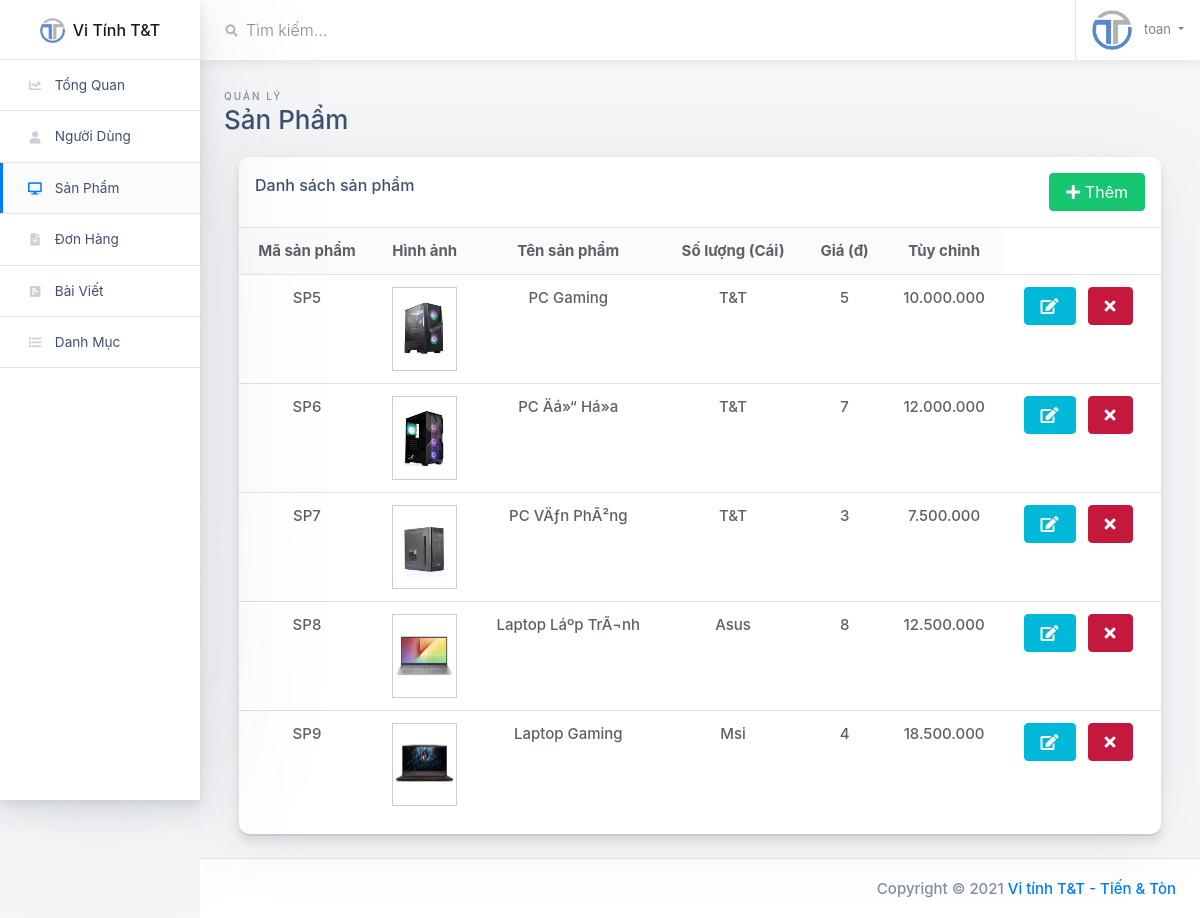
The page /admin/view/ds-sp.php (signed in) on the database its author committed.
### tables this page shows
CREATE TABLE IF NOT EXISTS `sanpham` (
  `masp` int(10) NOT NULL AUTO_INCREMENT,
  `tensp` varchar(150) NOT NULL,
  `madmsp` int(10) NOT NULL,
  `baohanh` tinyint(2) NOT NULL,
  `soluong` int(10) NOT NULL,
  `dongia` double NOT NULL,
  `mota` varchar(500) DEFAULT NULL,
  `hinh` varchar(150) NOT NULL,
  PRIMARY KEY (`masp`),
  KEY `madmsp` (`madmsp`)
);

CREATE TABLE IF NOT EXISTS `danhmucsp` (
  `madmsp` int(10) NOT NULL AUTO_INCREMENT,
  `cap` tinyint(1) NOT NULL,
  `ten` varchar(20) NOT NULL,
  `madmspcha` int(10) DEFAULT NULL,
  PRIMARY KEY (`madmsp`)
);

### admin/model/sanpham.php (called while the page is built, shortened)
<?php
class SanPham{
    public function queryLayDanhSachSanPham() {
        $query="SELECT * FROM `sanpham`";
        return $query;
    }
}
?>

### admin/model/database.php (called while the page is built, shortened)
<?php
class Database{
  private $servername;
  private $username;
  private $password;
  private $dbname;
  private $conn;
  public function __construct(){
    $this->servername = "localhost";
    $this->username = "root";
    $this->password = "";
    $this->dbname = "vitinhtt";
  }
  private function ketNoiDB(){
    $host=$this->servername;
    $user=$this->username;
    $pass=$this->password;
    $name=$this->dbname;
    try {
      $this->conn = new PDO("mysql:host=$host;dbname=$name", $user, $pass);
      $this->conn->setAttribute(PDO::ATTR_ERRMODE, PDO::ERRMODE_EXCEPTION);
      return true;
    } catch(PDOException $e) {
      echo "Connection failed: " . $e->getMessage();
      return false;
    }
  }
  private function huyKetNoiDB(){
    $this->conn = null;
  }
  public function timDanhSach($query){
    $flag=$this->ketNoiDB();
    if($flag==true){
      $stmt = $this->conn->prepare($query);
      $stmt->execute();
      $result = $stmt->setFetchMode(PDO::FETCH_ASSOC);
      if($result==true){
        return $stmt->fetchAll();
      }
    }
    return null;
  }
  public function timMotDoiTuong($query){
    $flag=$this->ketNoiDB();
    if($flag==true){
      $stmt = $this->conn->prepare($query);
      $stmt->execute();
      $result = $stmt->setFetchMode(PDO::FETCH_ASSOC);
      $arrDoiTuong=$stmt->fetchAll();
      $dem=count($arrDoiTuong);
      if($result==true && $dem>0){
        return $arrDoiTuong[0];
      }
    }
    return null;
  }
}
?>

### admin/model/danhmucsp.php (called while the page is built, shortened)
<?php
class DanhMucSP
{
    public function queryTimDanhMucSPTheoMa($madmsp)
    {
        $query = "SELECT * FROM `danhmucsp` WHERE madmsp='$madmsp' ";
        return $query;
    }
}

### admin/view/ds-sp.php (the view, shortened to what this page needs)
<!doctype html>
<html class="no-js h-100" lang="en">
<head>
    <?php
    include 'layout/head.php'; ?>
</head>
<body class="h-100">
    <div class="container-fluid">
        <div class="row">
            <?php include 'layout/sidebar.php'; ?>
            <main class="main-content col-lg-10 col-md-9 col-sm-12 p-0 offset-lg-2 offset-md-3">
                <div class="main-navbar sticky-top bg-white">
                    <?php include 'layout/navbar.php'; ?>
                </div>
                <div class="main-content-container container-fluid px-4">
                    <div class="page-header row no-gutters py-4">
                        <div class="col-12 col-sm-4 text-center text-sm-left mb-0">
                            <span class="text-uppercase page-subtitle">Quản lý</span>
                            <h3 class="page-title">Sản Phẩm</h3>
                        </div>
                    </div>
                    <div class="col-12">
                        <div class="card card-small mb-4">
                            <div class="card-header border-bottom">
                                <div class="row">
                                    <div class="col-md-6">
                                        <h6 class="m-0">Danh sách sản phẩm</h6>
                                    </div>
                                    <div class="col-md-6" style="text-align:right">
                                        <a href="them-sp.php" class="mb-2 btn btn-success mr-2 btn-font" style="margin:0 !important;"><i class="fas fa-plus"></i> Thêm</a>
                                    </div>
                                </div>
                            </div>
                            <div class="table-sp">
                                <div class="card-body p-0 pb-3 text-center">
                                    <table class="table mb-0">
                                        <thead class="bg-light">
                                            <tr>
                                                <th scope="col" class="border-0">Mã sản phẩm</th>
                                                <th scope="col" class="border-0">Hình ảnh</th>
                                                <th scope="col" class="border-0">Tên sản phẩm</th>
                                                <th scope="col" class="border-0">Số lượng (Cái)</th>
                                                <th scope="col" class="border-0">Giá (đ)</th>
                                                <th scope="col" class="border-0">Tùy chỉnh</th>
                                            </tr>
                                        </thead>
                                        <tbody><?php
                                                include '../model/database.php';
                                                include '../model/sanpham.php';
                                                include '../model/danhmucsp.php';
                                                $db = new Database();
                                                $SanPham = new SanPham();
                                                $queryLayDanhSachSanPham = $SanPham->queryLayDanhSachSanPham();
                                                $arrSanPham = $db->timDanhSach($queryLayDanhSachSanPham);
                                                if (count($arrSanPham) > 0) {
                                                    foreach ($arrSanPham as $sp) {
                                                        echo '
                                <tr>
                                <td>SP' . $sp['masp'] . '</td>
                                <td><img class="hinh-anh" src="../../view/img/uploads/' . $sp['hinh'] . '"></td>
                                <td>' . $sp['tensp'] . '</td>
                                <td>';
                                                        $DanhMucSP = new DanhMucSP();
                                                        $queryTimDanhMucSPTheoMa = $DanhMucSP->queryTimDanhMucSPTheoMa($sp['madmsp']);
                                                        $dmsp = $db->timMotDoiTuong($queryTimDanhMucSPTheoMa);
                                                        if ($dmsp!=null) {
                                                            echo $dmsp['ten'];
                                                        }
                                                        echo '</td>
                                <td class="none">' . $sp['baohanh'] . ' tháng</td>
                                <td>' . $sp['soluong'] . '</td>
                                <td>' . number_format($sp['dongia'], 0, ",", ".") . '</td>
                                <td>
                                <a href="sua-sp.php?masp=' . $sp['masp'] . '" class="mb-2 btn btn-info mr-2 btn-font">
                                  <i class="fas fa-edit"></i><p>&nbspSửa</p>
                                </a>
                                <a href="#" onclick="xacNhanXoa(' . $sp['masp'] . ')" class="mb-2 btn btn-danger mr-2 btn-font">
                                <i class="fas fa-times"></i><p>&nbspXóa</p>
                                </a>
                                </td>
                                </tr>
                                ';
                                                    }
                                                }
                                                ?></tbody>
                                    </table>
                                </div>
                            </div>
                        </div>
                    </div>
                </div>
                <?php include 'layout/footer.php'; ?>
            </main>
        </div>
    </div>
</body>
</html>

### admin/view/styles/style.css (style rules this page uses)
.btn-font { font-size: 16px; }
.hinh-anh { border: 1px solid #ccc; width: 65px!important; }
table tbody td a i, table tbody td a p, table tbody td button p { margin: 0; display: inline-block; }

### rows shown on the page
sanpham: masp "5", hinh (picture), tensp "PC Gaming", madmsp.ten "T&T", soluong "5", dongia "10.000.000"
sanpham: masp "6", hinh (picture), tensp "PC Äá»“ Há»a", madmsp.ten "T&T", soluong "7", dongia "12.000.000"
sanpham: masp "7", hinh (picture), tensp "PC VÄƒn PhÃ²ng", madmsp.ten "T&T", soluong "3", dongia "7.500.000"
sanpham: masp "8", hinh (picture), tensp "Laptop Láº­p TrÃ¬nh", madmsp.ten "Asus", soluong "8", dongia "12.500.000"
sanpham: masp "9", hinh (picture), tensp "Laptop Gaming", madmsp.ten "Msi", soluong "4", dongia "18.500.000"

### other values the page prints
strip_tags($_SESSION['Login']) "toan"
